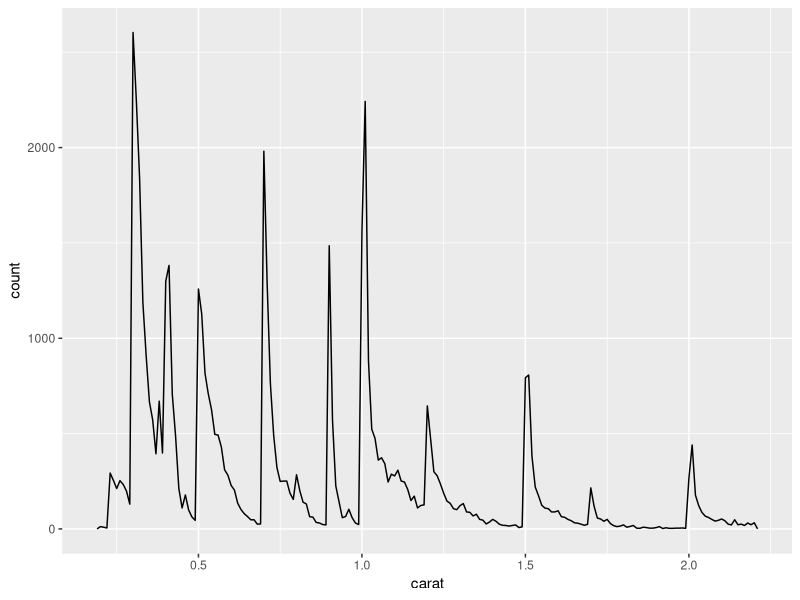

Generate this figure with R:
## ---- chunk 1
#Note, Each gray box below is a code chunk. You need to insert a code chunk and put your R code in it. By setting echo = FALSE. this comment and any code will not show in my output document. If it were TRUE, the comment and code would appear. 
## ---- chunk 2
#The include = FALSE function hides both the code and output in my output document. See what happens when you replace include=FALSE with echo=FALSE. In your final product, make sure this code chunk isn't displayed. 

#You need to install these packages first to be able to use the functions within them (if you have not installed them before). You can install them from the Tools tab or write a new code chunk: install.packages("package_name"). 

library(ggplot2)
library(dplyr)
#install.packages("tabr")
#library("tabr")

#install.packages("remotes")
#remotes::install_github("leonawicz/tabr")

## ---- chunk 3
diamonds<- as.data.frame(diamonds)
head(diamonds, 3)

#Remember, the head command tell R to show us the top rows. Note where the first 3 rows show up when you knit. They are not in your output word document because you have include=FALSE in this code chunk heading.

## ---- chunk 4
#this next line is creating a subset called 'small' of the diamonds data
small <- diamonds %>% 
  filter(carat <= 2.2)
## ---- chunk 5

#This next chunk is inline code. Inline code puts the text with the output of the code in my document.
## ---- chunk 6
x <- 3.14  # testing inline code
## ---- chunk 7
#This next code chunk will make a plot in our output doc
## ---- chunk 8
small %>% 
  ggplot(aes(carat)) + 
  geom_freqpoly(binwidth = 0.01)
## ---- chunk 9
#Once all of my code has been written, I click on the Knit button in the tool bar above to produce my document.
